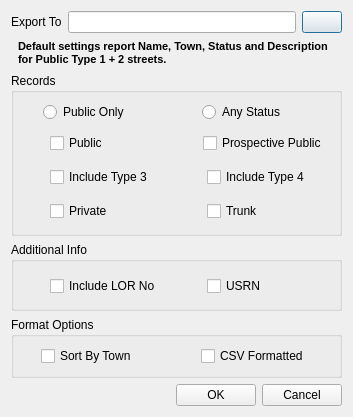
<?xml version="1.0" encoding="UTF-8"?>
<ui version="4.0">
 <class>exportLorDialog</class>
 <widget class="QDialog" name="exportLorDialog">
  <property name="geometry">
   <rect>
    <x>0</x>
    <y>0</y>
    <width>353</width>
    <height>417</height>
   </rect>
  </property>
  <property name="minimumSize">
   <size>
    <width>353</width>
    <height>417</height>
   </size>
  </property>
  <property name="maximumSize">
   <size>
    <width>353</width>
    <height>417</height>
   </size>
  </property>
  <property name="windowTitle">
   <string>Dialog</string>
  </property>
  <layout class="QGridLayout" name="gridLayout_4">
   <item row="0" column="0">
    <layout class="QHBoxLayout" name="horizontalLayout">
     <item>
      <widget class="QLabel" name="fileLabel">
       <property name="text">
        <string>Export To</string>
       </property>
      </widget>
     </item>
     <item>
      <widget class="QLineEdit" name="fileLineEdit"/>
     </item>
     <item>
      <widget class="QPushButton" name="openPushButton">
       <property name="text">
        <string/>
       </property>
      </widget>
     </item>
    </layout>
   </item>
   <item row="1" column="0">
    <widget class="QLabel" name="label_4">
     <property name="font">
      <font>
       <pointsize>8</pointsize>
       <weight>75</weight>
       <bold>true</bold>
      </font>
     </property>
     <property name="text">
      <string>Default settings report Name, Town, Status and Description for Public Type 1 + 2 streets.</string>
     </property>
     <property name="wordWrap">
      <bool>true</bool>
     </property>
     <property name="indent">
      <number>7</number>
     </property>
    </widget>
   </item>
   <item row="2" column="0">
    <widget class="QGroupBox" name="groupBox">
     <property name="title">
      <string>Records</string>
     </property>
     <layout class="QGridLayout" name="gridLayout">
      <item row="0" column="0">
       <layout class="QVBoxLayout" name="verticalLayout">
        <item>
         <layout class="QHBoxLayout" name="horizontalLayout_10">
          <property name="sizeConstraint">
           <enum>QLayout::SetNoConstraint</enum>
          </property>
          <item>
           <spacer name="horizontalSpacer_4">
            <property name="orientation">
             <enum>Qt::Horizontal</enum>
            </property>
            <property name="sizeType">
             <enum>QSizePolicy::Fixed</enum>
            </property>
            <property name="sizeHint" stdset="0">
             <size>
              <width>20</width>
              <height>20</height>
             </size>
            </property>
           </spacer>
          </item>
          <item>
           <widget class="QRadioButton" name="publicRadioButton">
            <property name="enabled">
             <bool>true</bool>
            </property>
            <property name="text">
             <string>Public Only</string>
            </property>
           </widget>
          </item>
          <item>
           <spacer name="horizontalSpacer_5">
            <property name="orientation">
             <enum>Qt::Horizontal</enum>
            </property>
            <property name="sizeType">
             <enum>QSizePolicy::Fixed</enum>
            </property>
            <property name="sizeHint" stdset="0">
             <size>
              <width>25</width>
              <height>20</height>
             </size>
            </property>
           </spacer>
          </item>
          <item>
           <widget class="QRadioButton" name="anyRadioButton">
            <property name="text">
             <string>Any Status</string>
            </property>
           </widget>
          </item>
         </layout>
        </item>
        <item>
         <layout class="QHBoxLayout" name="horizontalLayout_7">
          <property name="spacing">
           <number>36</number>
          </property>
          <property name="leftMargin">
           <number>27</number>
          </property>
          <property name="topMargin">
           <number>5</number>
          </property>
          <property name="rightMargin">
           <number>3</number>
          </property>
          <property name="bottomMargin">
           <number>3</number>
          </property>
          <item>
           <widget class="QCheckBox" name="publicCheckBox">
            <property name="text">
             <string>Public</string>
            </property>
           </widget>
          </item>
          <item>
           <widget class="QCheckBox" name="proPublicCheckBox">
            <property name="text">
             <string>Prospective Public</string>
            </property>
           </widget>
          </item>
         </layout>
        </item>
        <item>
         <layout class="QHBoxLayout" name="horizontalLayout_11">
          <property name="spacing">
           <number>36</number>
          </property>
          <property name="leftMargin">
           <number>27</number>
          </property>
          <property name="topMargin">
           <number>5</number>
          </property>
          <property name="rightMargin">
           <number>3</number>
          </property>
          <property name="bottomMargin">
           <number>3</number>
          </property>
          <item>
           <widget class="QCheckBox" name="t3CheckBox">
            <property name="text">
             <string>Include Type 3</string>
            </property>
           </widget>
          </item>
          <item>
           <widget class="QCheckBox" name="t4CheckBox">
            <property name="text">
             <string>Include Type 4</string>
            </property>
           </widget>
          </item>
         </layout>
        </item>
        <item>
         <layout class="QHBoxLayout" name="horizontalLayout_12">
          <property name="spacing">
           <number>36</number>
          </property>
          <property name="leftMargin">
           <number>27</number>
          </property>
          <property name="topMargin">
           <number>5</number>
          </property>
          <property name="rightMargin">
           <number>3</number>
          </property>
          <property name="bottomMargin">
           <number>3</number>
          </property>
          <item>
           <widget class="QCheckBox" name="privateCheckBox">
            <property name="text">
             <string>Private</string>
            </property>
           </widget>
          </item>
          <item>
           <widget class="QCheckBox" name="trunkCheckBox">
            <property name="text">
             <string>Trunk</string>
            </property>
           </widget>
          </item>
         </layout>
        </item>
       </layout>
      </item>
     </layout>
    </widget>
   </item>
   <item row="3" column="0">
    <widget class="QGroupBox" name="groupBox_2">
     <property name="title">
      <string>Additional Info</string>
     </property>
     <layout class="QGridLayout" name="gridLayout_2">
      <item row="0" column="0">
       <layout class="QHBoxLayout" name="horizontalLayout_8">
        <property name="spacing">
         <number>36</number>
        </property>
        <property name="leftMargin">
         <number>27</number>
        </property>
        <property name="topMargin">
         <number>5</number>
        </property>
        <property name="rightMargin">
         <number>3</number>
        </property>
        <property name="bottomMargin">
         <number>3</number>
        </property>
        <item>
         <widget class="QCheckBox" name="lorNoCeckBox">
          <property name="text">
           <string>Include LOR No</string>
          </property>
         </widget>
        </item>
        <item>
         <widget class="QCheckBox" name="usrnCheckBox">
          <property name="text">
           <string>USRN</string>
          </property>
         </widget>
        </item>
       </layout>
      </item>
     </layout>
    </widget>
   </item>
   <item row="4" column="0">
    <widget class="QGroupBox" name="groupBox_3">
     <property name="title">
      <string>Format Options</string>
     </property>
     <layout class="QGridLayout" name="gridLayout_3">
      <item row="0" column="1">
       <layout class="QHBoxLayout" name="horizontalLayout_9">
        <item>
         <widget class="QCheckBox" name="townCheckBox">
          <property name="text">
           <string>Sort By Town</string>
          </property>
         </widget>
        </item>
        <item>
         <spacer name="horizontalSpacer_3">
          <property name="orientation">
           <enum>Qt::Horizontal</enum>
          </property>
          <property name="sizeType">
           <enum>QSizePolicy::Fixed</enum>
          </property>
          <property name="sizeHint" stdset="0">
           <size>
            <width>25</width>
            <height>20</height>
           </size>
          </property>
         </spacer>
        </item>
        <item>
         <widget class="QCheckBox" name="csvCheckBox">
          <property name="text">
           <string>CSV Formatted</string>
          </property>
         </widget>
        </item>
       </layout>
      </item>
      <item row="0" column="0">
       <spacer name="horizontalSpacer_2">
        <property name="orientation">
         <enum>Qt::Horizontal</enum>
        </property>
        <property name="sizeType">
         <enum>QSizePolicy::Fixed</enum>
        </property>
        <property name="sizeHint" stdset="0">
         <size>
          <width>18</width>
          <height>20</height>
         </size>
        </property>
       </spacer>
      </item>
     </layout>
    </widget>
   </item>
   <item row="5" column="0">
    <layout class="QHBoxLayout" name="horizontalLayout_3">
     <item>
      <spacer name="horizontalSpacer">
       <property name="orientation">
        <enum>Qt::Horizontal</enum>
       </property>
       <property name="sizeHint" stdset="0">
        <size>
         <width>214</width>
         <height>20</height>
        </size>
       </property>
      </spacer>
     </item>
     <item>
      <widget class="QPushButton" name="okPushButton">
       <property name="text">
        <string>OK</string>
       </property>
      </widget>
     </item>
     <item>
      <widget class="QPushButton" name="cancelPushButton">
       <property name="text">
        <string>Cancel</string>
       </property>
      </widget>
     </item>
    </layout>
   </item>
  </layout>
 </widget>
 <resources/>
 <connections/>
</ui>
